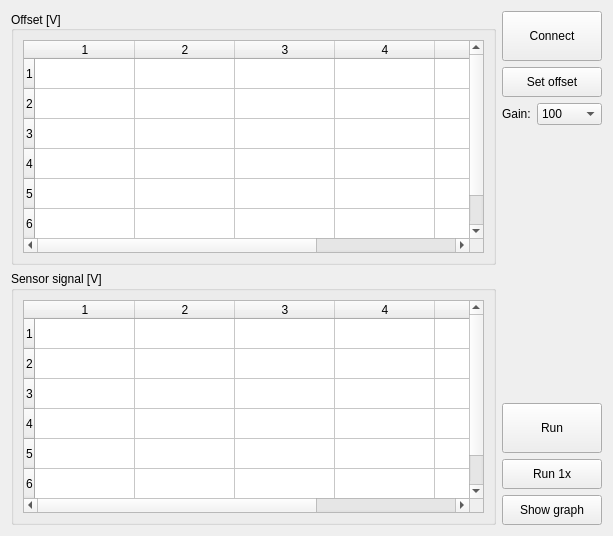
<?xml version="1.0" encoding="UTF-8"?>
<ui version="4.0">
 <class>main_windows</class>
 <widget class="QWidget" name="main_windows">
  <property name="geometry">
   <rect>
    <x>0</x>
    <y>0</y>
    <width>613</width>
    <height>536</height>
   </rect>
  </property>
  <property name="windowTitle">
   <string>Sensor Patch</string>
  </property>
  <layout class="QHBoxLayout" name="horizontalLayout_3">
   <item>
    <layout class="QHBoxLayout" name="horizontalLayout_2">
     <item>
      <layout class="QVBoxLayout" name="verticalLayout_4">
       <item>
        <widget class="QGroupBox" name="groupBox">
         <property name="title">
          <string>Offset [V]</string>
         </property>
         <property name="alignment">
          <set>Qt::AlignLeading|Qt::AlignLeft|Qt::AlignVCenter</set>
         </property>
         <property name="flat">
          <bool>false</bool>
         </property>
         <property name="checkable">
          <bool>false</bool>
         </property>
         <layout class="QHBoxLayout" name="horizontalLayout_4">
          <item>
           <widget class="QTableWidget" name="table_offset">
            <row>
             <property name="text">
              <string>1</string>
             </property>
            </row>
            <row>
             <property name="text">
              <string>2</string>
             </property>
            </row>
            <row>
             <property name="text">
              <string>3</string>
             </property>
            </row>
            <row>
             <property name="text">
              <string>4</string>
             </property>
            </row>
            <row>
             <property name="text">
              <string>5</string>
             </property>
            </row>
            <row>
             <property name="text">
              <string>6</string>
             </property>
            </row>
            <column>
             <property name="text">
              <string>1</string>
             </property>
            </column>
            <column>
             <property name="text">
              <string>2</string>
             </property>
            </column>
            <column>
             <property name="text">
              <string>3</string>
             </property>
            </column>
            <column>
             <property name="text">
              <string>4</string>
             </property>
            </column>
            <column>
             <property name="text">
              <string>5</string>
             </property>
            </column>
            <column>
             <property name="text">
              <string>6</string>
             </property>
            </column>
           </widget>
          </item>
         </layout>
        </widget>
       </item>
       <item>
        <widget class="QGroupBox" name="groupBox_2">
         <property name="title">
          <string>Sensor signal [V]</string>
         </property>
         <layout class="QHBoxLayout" name="horizontalLayout_5">
          <item>
           <widget class="QTableWidget" name="table_v">
            <property name="verticalScrollBarPolicy">
             <enum>Qt::ScrollBarAsNeeded</enum>
            </property>
            <property name="horizontalScrollBarPolicy">
             <enum>Qt::ScrollBarAsNeeded</enum>
            </property>
            <property name="sizeAdjustPolicy">
             <enum>QAbstractScrollArea::AdjustIgnored</enum>
            </property>
            <attribute name="horizontalHeaderCascadingSectionResizes">
             <bool>false</bool>
            </attribute>
            <attribute name="horizontalHeaderStretchLastSection">
             <bool>false</bool>
            </attribute>
            <row>
             <property name="text">
              <string>1</string>
             </property>
            </row>
            <row>
             <property name="text">
              <string>2</string>
             </property>
            </row>
            <row>
             <property name="text">
              <string>3</string>
             </property>
            </row>
            <row>
             <property name="text">
              <string>4</string>
             </property>
            </row>
            <row>
             <property name="text">
              <string>5</string>
             </property>
            </row>
            <row>
             <property name="text">
              <string>6</string>
             </property>
            </row>
            <column>
             <property name="text">
              <string>1</string>
             </property>
            </column>
            <column>
             <property name="text">
              <string>2</string>
             </property>
            </column>
            <column>
             <property name="text">
              <string>3</string>
             </property>
            </column>
            <column>
             <property name="text">
              <string>4</string>
             </property>
            </column>
            <column>
             <property name="text">
              <string>5</string>
             </property>
            </column>
            <column>
             <property name="text">
              <string>6</string>
             </property>
            </column>
            <item row="0" column="0">
             <property name="whatsThis">
              <string/>
             </property>
            </item>
           </widget>
          </item>
         </layout>
        </widget>
       </item>
      </layout>
     </item>
     <item>
      <layout class="QVBoxLayout" name="verticalLayout_3">
       <item>
        <layout class="QVBoxLayout" name="verticalLayout_2">
         <item>
          <widget class="QPushButton" name="button_connect">
           <property name="minimumSize">
            <size>
             <width>0</width>
             <height>50</height>
            </size>
           </property>
           <property name="text">
            <string>Connect</string>
           </property>
          </widget>
         </item>
         <item>
          <widget class="QPushButton" name="button_set_offset">
           <property name="minimumSize">
            <size>
             <width>0</width>
             <height>30</height>
            </size>
           </property>
           <property name="text">
            <string>Set offset</string>
           </property>
          </widget>
         </item>
         <item>
          <layout class="QHBoxLayout" name="horizontalLayout">
           <item>
            <widget class="QLabel" name="label_gain">
             <property name="sizePolicy">
              <sizepolicy hsizetype="Fixed" vsizetype="Preferred">
               <horstretch>0</horstretch>
               <verstretch>0</verstretch>
              </sizepolicy>
             </property>
             <property name="text">
              <string>Gain:</string>
             </property>
            </widget>
           </item>
           <item>
            <widget class="QComboBox" name="combobox_gain">
             <property name="currentIndex">
              <number>2</number>
             </property>
             <item>
              <property name="text">
               <string>2</string>
              </property>
             </item>
             <item>
              <property name="text">
               <string>50</string>
              </property>
             </item>
             <item>
              <property name="text">
               <string>100</string>
              </property>
             </item>
             <item>
              <property name="text">
               <string>200</string>
              </property>
             </item>
             <item>
              <property name="text">
               <string>400</string>
              </property>
             </item>
             <item>
              <property name="text">
               <string>600</string>
              </property>
             </item>
             <item>
              <property name="text">
               <string>800</string>
              </property>
             </item>
             <item>
              <property name="text">
               <string>1000</string>
              </property>
             </item>
            </widget>
           </item>
          </layout>
         </item>
        </layout>
       </item>
       <item>
        <spacer name="verticalSpacer">
         <property name="orientation">
          <enum>Qt::Vertical</enum>
         </property>
         <property name="sizeHint" stdset="0">
          <size>
           <width>20</width>
           <height>89</height>
          </size>
         </property>
        </spacer>
       </item>
       <item>
        <layout class="QVBoxLayout" name="verticalLayout">
         <item>
          <widget class="QPushButton" name="button_run_c">
           <property name="minimumSize">
            <size>
             <width>100</width>
             <height>50</height>
            </size>
           </property>
           <property name="text">
            <string>Run</string>
           </property>
          </widget>
         </item>
         <item>
          <widget class="QPushButton" name="button_run_s">
           <property name="sizePolicy">
            <sizepolicy hsizetype="Minimum" vsizetype="Fixed">
             <horstretch>0</horstretch>
             <verstretch>0</verstretch>
            </sizepolicy>
           </property>
           <property name="minimumSize">
            <size>
             <width>0</width>
             <height>30</height>
            </size>
           </property>
           <property name="text">
            <string>Run 1x</string>
           </property>
          </widget>
         </item>
         <item>
          <widget class="QPushButton" name="button_show_graph">
           <property name="minimumSize">
            <size>
             <width>0</width>
             <height>30</height>
            </size>
           </property>
           <property name="text">
            <string>Show graph</string>
           </property>
          </widget>
         </item>
        </layout>
       </item>
      </layout>
     </item>
    </layout>
   </item>
  </layout>
 </widget>
 <resources/>
 <connections/>
</ui>
